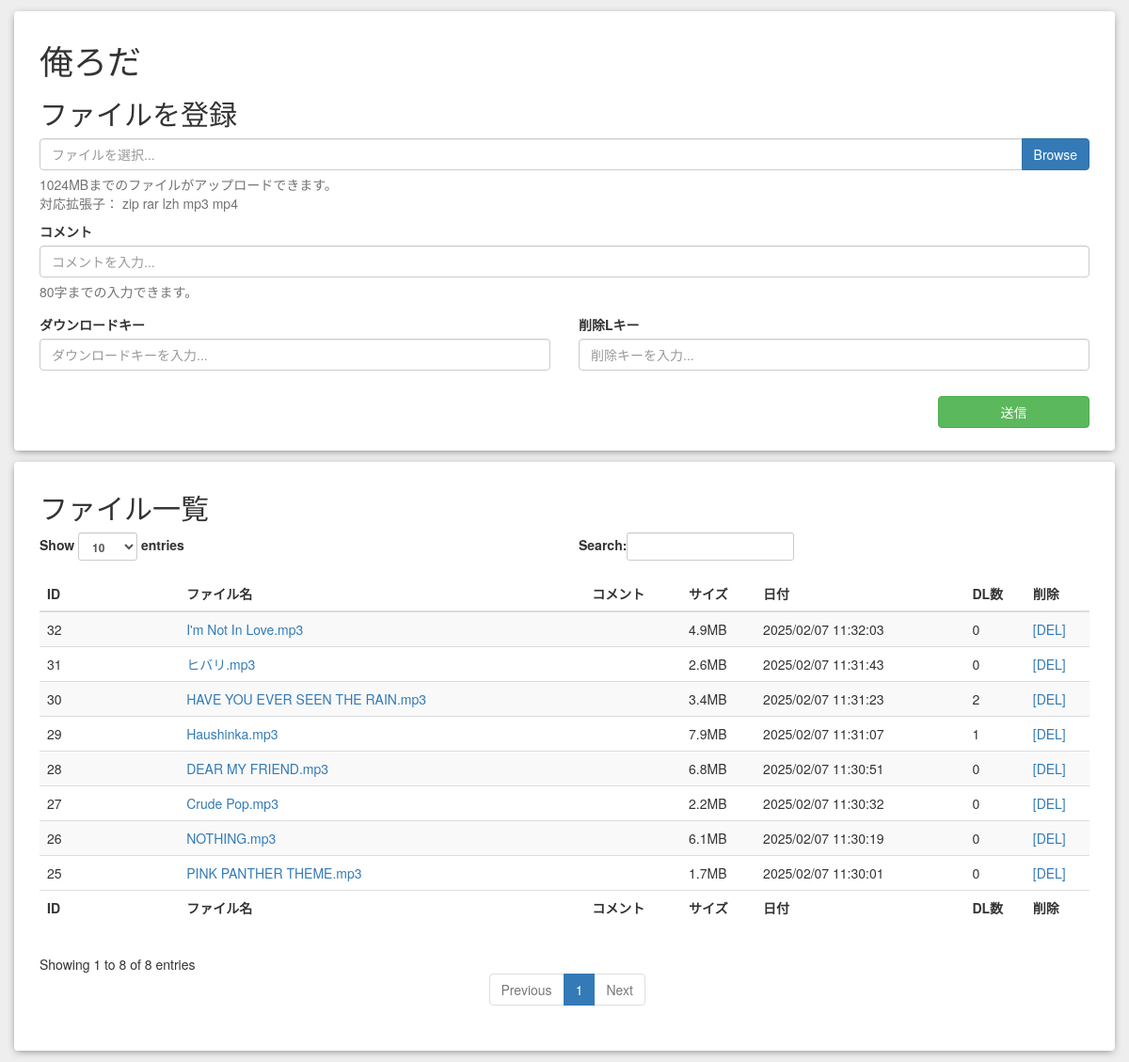
Before: / with the older database file.
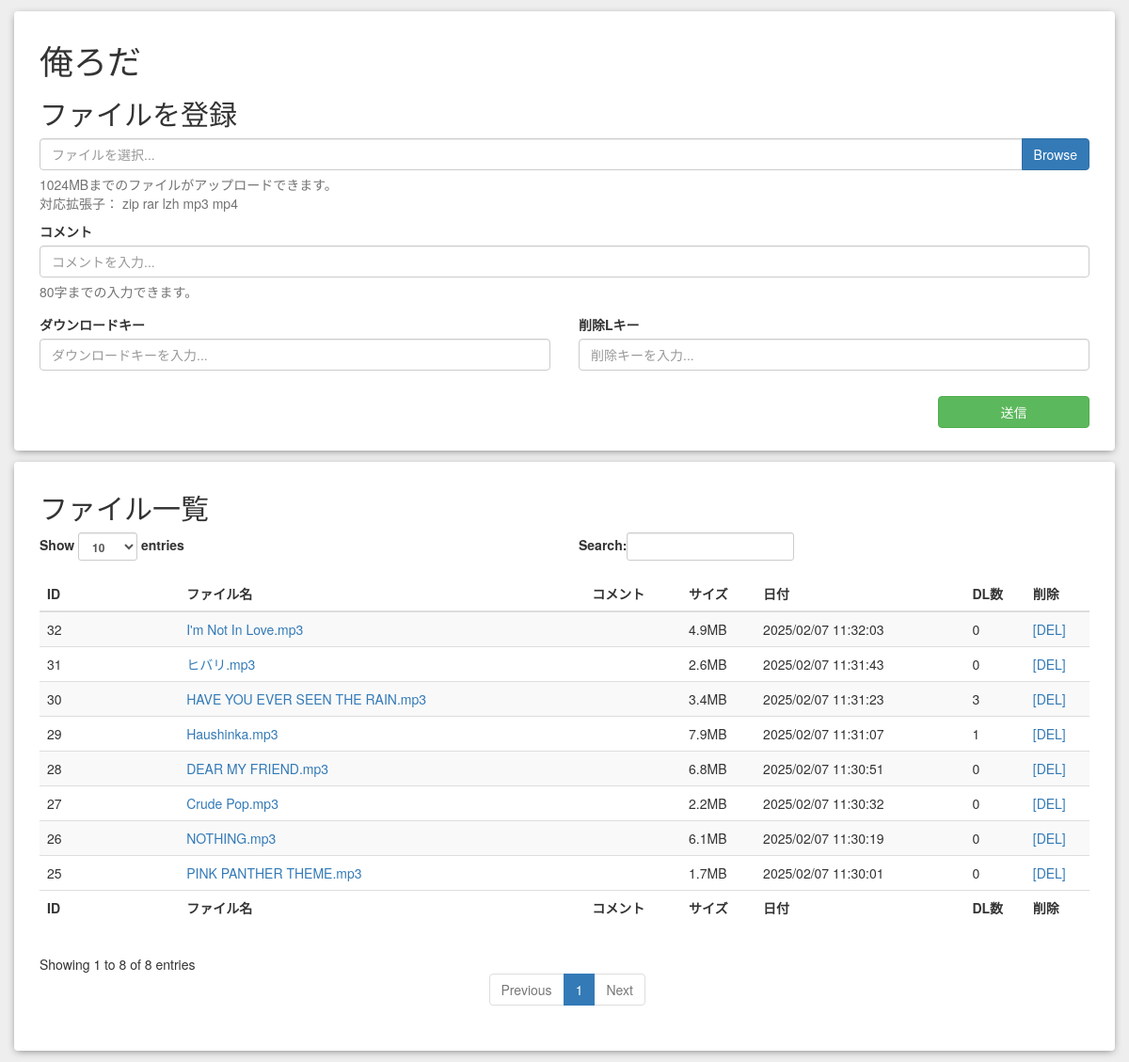
After: the same page with the newer database file.
### tables this page shows
CREATE TABLE uploaded(
  id INTEGER PRIMARY KEY AUTOINCREMENT,
  origin_file_name text,
  comment text,
  size INTEGER,
  count INTEGER,
  input_date INTEGER,
  dl_key text,
  del_key text
  );

### app/models/index.php (called while the page is built, shortened)
<?php
class index {
  function index() {
    try{
      $db = new PDO('sqlite:'.$db_directory.'/uploader.db');
    }catch (Exception $e){
      $error = '500 - データベースの接続に失敗しました。';
      include('./app/views/header.php');
      include('./app/views/error.php');
      include('./app/views/footer.php');
      exit;
    }
    $db->setAttribute(PDO::ATTR_DEFAULT_FETCH_MODE, PDO::FETCH_ASSOC);
    $stmt = $db->prepare("SELECT * FROM uploaded");
    $stmt->execute();
    $r = $stmt->fetchAll();
    return array('data' => $r);
  }
}

### app/views/index.php (the view, shortened to what this page needs)
<div class="container">
  <div class="row bg-white radius box-shadow">
    <div class="col-sm-12">
      <p class="h1">俺ろだ</p>
      <p class="h2">ファイルを登録</p>
      <form id="upload">
        <div class="input-group">
          <input type="text" id="fileInput" class="form-control" name="file" placeholder="ファイルを選択...">
          <span class="input-group-btn"><button type="button" class="btn btn-primary" onclick="$('input[id=defile]').click();">Browse</button></span>
        </div>
        <p class="help-block"><?php echo $max_file_size; ?>MBまでのファイルがアップロードできます。<br>対応拡張子： <?php
          foreach($extension as $s){
            echo $s.' ';
          }
         ?></p>
        <div class="form-group">
          <label for="commentInput">コメント</label>
          <input type="text" class="form-control" id="commentInput" name="comment" placeholder="コメントを入力...">
          <p class="help-block"><?php echo $max_comment; ?>字までの入力できます。</p>
        </div>
        <div class="row">
          <div class="col-sm-6">
            <div class="form-group">
              <label for="dlkeyInput">ダウンロードキー</label>
              <input type="text" class="form-control" id="dleyInput" name="dlkey" placeholder="ダウンロードキーを入力...">
            </div>
          </div>
          <div class="col-sm-6">
            <div class="form-group">
              <label for="delkeyInput">削除Lキー</label>
              <input type="text" class="form-control" id="deleyInput" name="delkey" placeholder="削除キーを入力...">
            </div>
          </div>
        </div>
        <div class="row">
          <div class="col-sm-offset-10 col-sm-2">
            <button type="button" class="btn btn-success btn-block" onclick="file_upload()">送信</button>
          </div>
        </div>
      </form>
    </div>
  </div>
  <div class="row bg-white radius box-shadow">
    <div class="col-sm-12">
      <p class="h2">ファイル一覧</p>
      <table id="fileList" class="table table-striped" cellspacing="0" width="100%">
        <thead>
          <tr>
            <th>ID</th>
            <th>ファイル名</th>
            <th>コメント</th>
            <th>サイズ</th>
            <th>日付</th>
            <th>DL数</th>
            <th>削除</th>
          </tr>
        </thead>
        <tbody>
        <?php
          foreach($data as $s){
            echo '<tr>';
            echo '<td>'.$s['id'].'</td>';
            echo '<td><a href="javascript:void(0);" onclick="dl_button('.$s['id'].');">'.$s['origin_file_name'].'</a></td>';
            echo '<td>'.$s['comment'].'</td>';
            echo '<td>'.round($s['size'] / (1024*1024), 1 ).'MB</td>';
            echo '<td>'.date("Y/m/d H:i:s", $s['input_date']).'</td>';
            echo '<td>'.$s['count'].'</td>';
            echo '<td><a href="javascript:void(0);" onclick="del_button('.$s['id'].');">[DEL]</a></td>';
            echo '</tr>';
          }
        ?>
        </tbody>
        <tfoot>
          <tr>
            <th>ID</th>
            <th>ファイル名</th>
            <th>コメント</th>
            <th>サイズ</th>
            <th>日付</th>
            <th>DL数</th>
            <th>削除</th>
          </tr>
        </tfoot>
      </table>
    </div>
  </div>
</div>

### app/views/header.php (shortened to what this page needs)
<!DOCTYPE html>
<html lang="ja">
  <head>
    <link rel="stylesheet" href="https://maxcdn.bootstrapcdn.com/bootstrap/3.3.7/css/bootstrap.min.css">
    <link rel="stylesheet" href="https://cdn.datatables.net/1.10.15/css/dataTables.bootstrap.min.css">
    <link rel="stylesheet" href="./asset/css/common.css">
  </head>
  <body class="bg-fade">

### index.php (shortened to what this page needs)
<?php
  if($_GET['page'] !== null){
    $call = $_GET['page'];
  }else{
    $call = 'index';
  }
  if (file_exists('./app/models/'.$call.'.php')) {
    $class = new $call();
  }
  include('./app/views/header.php');
  if (file_exists('./app/views/'.$call.'.php')) {
    include('./app/views/'.$call.'.php');
  } else {
    $error = '404 - ページが見つかりません。';
    include('./app/views/error.php');
  }
  include('./app/views/footer.php');

### app/views/footer.php (shortened to what this page needs)
  </body>
</html>

### asset/css/common.css (style rules this page uses)
.bg-fade { background-color: #EEE; }
.bg-white { background-color: #FFF; }
.radius { padding: 12px; border-radius: 4px; -moz-border-radius: 4px; -webkit-border-radius: 4px; -ms-border-radius: 4px; }
.box-shadow { box-shadow:0px 2px 8px -2px #777; -moz-box-shadow:0px 2px 8px -2px #777; -webkit-box-shadow:0px 2px 8px -2px #777; -ms-box-shadow:0px 2px 8px -2px #777; }
.container { padding-top: 12px; }
.row { margin-bottom: 12px; }

Changed rows visible on the page:
changed uploaded "HAVE YOU EVER SEEN THE RAIN.mp3": count "2" → "3"
